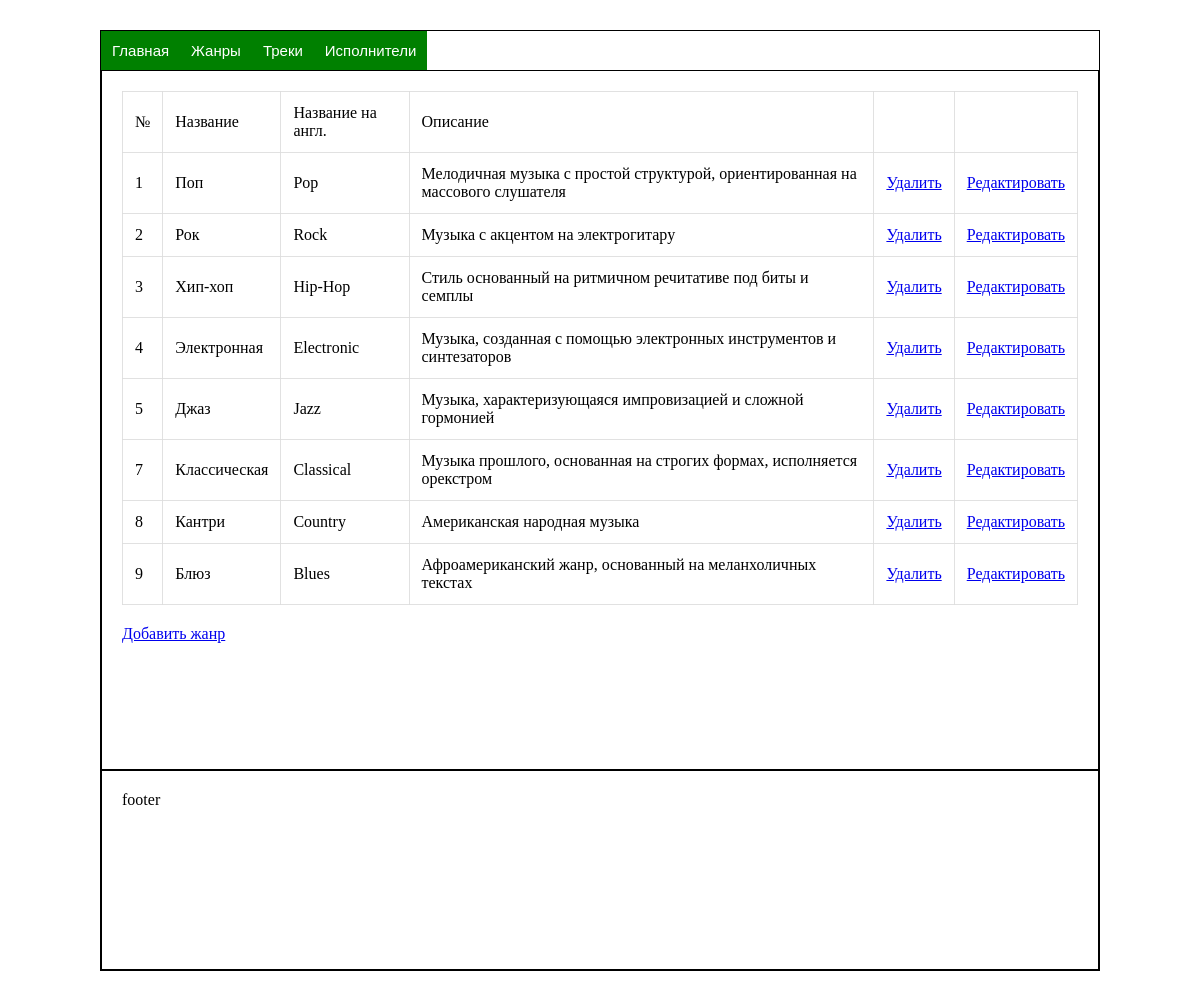
Page /genre/ on the committed database.
### main/models.py (models this page shows, shortened)
class Genre(models.Model):
    name_ru = models.CharField(max_length=500)
    name_an = models.CharField(max_length=500)
    description = models.CharField(max_length=500)

### main/views.py (the view)
# urls.py: path('genre/', views.genres),
def genres (request) :
    genre = Genre.objects.all()
    return render (request, 'genre.html', {'genres': genre})

### main/templates/genre.html (shortened to what this page needs)
{% extends "base.html" %}
{% block content %}
    <table>
    <thead>
        <tr>
            <td>№</td>
            <td>Название</td>
            <td>Название на англ.</td>
            <td>Описание</td>
            <td></td>
            <td></td>
        </tr>
    </thead>
    <tbody>
        {% for g in genres %}
            <tr>
                <td>{{g.id}}</td>
                <td>{{g.name_ru}}</td>
                <td>{{g.name_an}}</td>
                <td>{{g.description}}</td>
                <td><a href="/delgenre/{{g.id}}">Удалить</a></td>
                <td><a href="/editgenre/{{g.id}}  ">Редактировать</a></td>
            </tr>
        {% endfor %}
    </tbody>
</table>
<a href="/addgenre">Добавить жанр</a>
{% endblock content %}

### main/static/style.css (style rules this page uses)
* { box-sizing: border-box; }
table { width: 100%; border-collapse: collapse; margin-bottom: 20px; }
table td , table th { text-align: left; padding: 12px; border: 1px solid #dddd; }

### rows in the picture
Genre: id "1", name_ru "Поп", name_an "Pop", description "Мелодичная музыка с простой структурой, ориентированная на массового слушателя"
Genre: id "2", name_ru "Рок", name_an "Rock", description "Музыка с акцентом на электрогитару"
Genre: id "3", name_ru "Хип-хоп", name_an "Hip-Hop", description "Стиль основанный на ритмичном речитативе под биты и семплы"
Genre: id "4", name_ru "Электронная", name_an "Electronic", description "Музыка, созданная с помощью электронных инструментов и синтезаторов"
Genre: id "5", name_ru "Джаз", name_an "Jazz", description "Музыка, характеризующаяся импровизацией и сложной гормонией"
Genre: id "7", name_ru "Классическая", name_an "Classical", description "Музыка прошлого, основанная на строгих формах, исполняется орекстром"
Genre: id "8", name_ru "Кантри", name_an "Country", description "Американская народная музыка"
Genre: id "9", name_ru "Блюз", name_an "Blues", description "Афроамериканский жанр, основанный на меланхоличных текстах"
